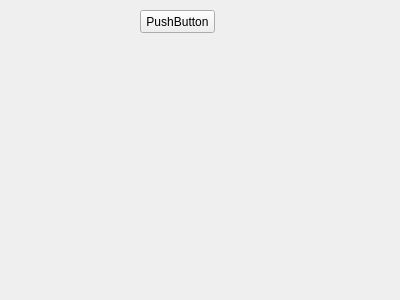
<?xml version="1.0" encoding="UTF-8"?>
<ui version="4.0">
 <class>Form</class>
 <widget class="QWidget" name="Form">
  <property name="geometry">
   <rect>
    <x>0</x>
    <y>0</y>
    <width>400</width>
    <height>300</height>
   </rect>
  </property>
  <property name="windowTitle">
   <string>Form</string>
  </property>
  <widget class="MplWidget2" name="asss" native="true">
   <property name="geometry">
    <rect>
     <x>20</x>
     <y>49</y>
     <width>361</width>
     <height>221</height>
    </rect>
   </property>
  </widget>
  <widget class="QPushButton" name="button1">
   <property name="geometry">
    <rect>
     <x>140</x>
     <y>10</y>
     <width>75</width>
     <height>23</height>
    </rect>
   </property>
   <property name="text">
    <string>PushButton</string>
   </property>
  </widget>
 </widget>
 <customwidgets>
  <customwidget>
   <class>MplWidget2</class>
   <extends>QWidget</extends>
   <header>mplwidget2.h</header>
   <container>1</container>
  </customwidget>
 </customwidgets>
 <resources/>
 <connections/>
</ui>
